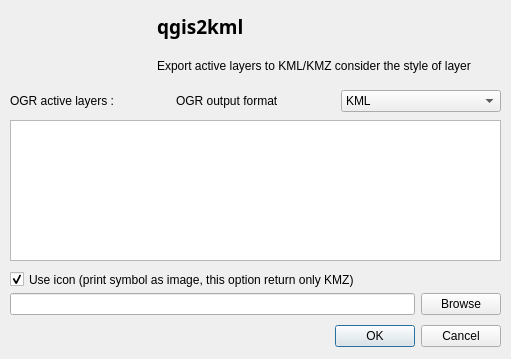
<?xml version="1.0" encoding="UTF-8"?>
<ui version="4.0">
 <class>qgis2kml</class>
 <widget class="QDialog" name="qgis2kml">
  <property name="geometry">
   <rect>
    <x>0</x>
    <y>0</y>
    <width>511</width>
    <height>359</height>
   </rect>
  </property>
  <property name="windowTitle">
   <string>Dialog</string>
  </property>
  <widget class="QDialogButtonBox" name="buttonBox">
   <property name="geometry">
    <rect>
     <x>160</x>
     <y>320</y>
     <width>341</width>
     <height>32</height>
    </rect>
   </property>
   <property name="orientation">
    <enum>Qt::Horizontal</enum>
   </property>
   <property name="standardButtons">
    <set>QDialogButtonBox::Cancel|QDialogButtonBox::Ok</set>
   </property>
  </widget>
  <widget class="QWidget" name="layoutWidget">
   <property name="geometry">
    <rect>
     <x>10</x>
     <y>290</y>
     <width>491</width>
     <height>28</height>
    </rect>
   </property>
   <layout class="QHBoxLayout" name="horizontalLayout_3">
    <item>
     <widget class="QLineEdit" name="kmldirpath"/>
    </item>
    <item>
     <widget class="QPushButton" name="browseButton">
      <property name="text">
       <string>Browse</string>
      </property>
     </widget>
    </item>
   </layout>
  </widget>
  <widget class="QWidget" name="layoutWidget_2">
   <property name="geometry">
    <rect>
     <x>10</x>
     <y>90</y>
     <width>491</width>
     <height>22</height>
    </rect>
   </property>
   <layout class="QHBoxLayout" name="horizontalLayout_10">
    <item>
     <widget class="QLabel" name="label_3">
      <property name="text">
       <string>OGR active layers :</string>
      </property>
     </widget>
    </item>
    <item>
     <widget class="QLabel" name="label_29">
      <property name="layoutDirection">
       <enum>Qt::RightToLeft</enum>
      </property>
      <property name="text">
       <string>OGR output format</string>
      </property>
     </widget>
    </item>
    <item>
     <widget class="QComboBox" name="outputFormCombo">
      <item>
       <property name="text">
        <string>KML</string>
       </property>
      </item>
      <item>
       <property name="text">
        <string>KMZ</string>
       </property>
      </item>
     </widget>
    </item>
   </layout>
  </widget>
  <widget class="QWidget" name="layoutWidget_3">
   <property name="geometry">
    <rect>
     <x>0</x>
     <y>10</y>
     <width>471</width>
     <height>72</height>
    </rect>
   </property>
   <layout class="QHBoxLayout" name="horizontalLayout">
    <item>
     <widget class="QLabel" name="label_2">
      <property name="text">
       <string/>
      </property>
      <property name="pixmap">
       <pixmap resource="resources.qrc">:/plugins/qgis2kml/icon.png</pixmap>
      </property>
      <property name="scaledContents">
       <bool>false</bool>
      </property>
      <property name="alignment">
       <set>Qt::AlignCenter</set>
      </property>
     </widget>
    </item>
    <item>
     <layout class="QVBoxLayout" name="verticalLayout">
      <item>
       <widget class="QLabel" name="label">
        <property name="font">
         <font>
          <family>Trebuchet MS</family>
          <pointsize>14</pointsize>
          <weight>75</weight>
          <bold>true</bold>
         </font>
        </property>
        <property name="frameShape">
         <enum>QFrame::NoFrame</enum>
        </property>
        <property name="text">
         <string>&lt;!DOCTYPE HTML PUBLIC &quot;-//W3C//DTD HTML 4.0//EN&quot; &quot;http://www.w3.org/TR/REC-html40/strict.dtd&quot;&gt;
&lt;html&gt;&lt;head&gt;&lt;meta name=&quot;qrichtext&quot; content=&quot;1&quot; /&gt;&lt;style type=&quot;text/css&quot;&gt;
p, li { white-space: pre-wrap; }
&lt;/style&gt;&lt;/head&gt;&lt;body style=&quot; font-family:'Trebuchet MS'; font-size:14pt; font-weight:600; font-style:normal;&quot;&gt;
&lt;p style=&quot; margin-top:0px; margin-bottom:0px; margin-left:0px; margin-right:0px; -qt-block-indent:0; text-indent:0px;&quot;&gt;qgis2kml&lt;/p&gt;&lt;/body&gt;&lt;/html&gt;</string>
        </property>
       </widget>
      </item>
      <item>
       <widget class="QLabel" name="label_5">
        <property name="frameShape">
         <enum>QFrame::NoFrame</enum>
        </property>
        <property name="text">
         <string>Export active layers to KML/KMZ consider the style of layer</string>
        </property>
       </widget>
      </item>
     </layout>
    </item>
   </layout>
  </widget>
  <widget class="QTableWidget" name="tablelayers">
   <property name="geometry">
    <rect>
     <x>10</x>
     <y>120</y>
     <width>491</width>
     <height>141</height>
    </rect>
   </property>
   <property name="verticalScrollBarPolicy">
    <enum>Qt::ScrollBarAsNeeded</enum>
   </property>
   <property name="horizontalScrollBarPolicy">
    <enum>Qt::ScrollBarAsNeeded</enum>
   </property>
   <property name="verticalScrollMode">
    <enum>QAbstractItemView::ScrollPerItem</enum>
   </property>
   <attribute name="verticalHeaderVisible">
    <bool>false</bool>
   </attribute>
  </widget>
  <widget class="QCheckBox" name="checkBox">
   <property name="geometry">
    <rect>
     <x>10</x>
     <y>270</y>
     <width>501</width>
     <height>19</height>
    </rect>
   </property>
   <property name="text">
    <string>Use icon (print symbol as image, this option return only KMZ)</string>
   </property>
   <property name="checkable">
    <bool>true</bool>
   </property>
   <property name="checked">
    <bool>true</bool>
   </property>
   <property name="autoRepeat">
    <bool>false</bool>
   </property>
  </widget>
 </widget>
 <resources>
  <include location="resources.qrc"/>
 </resources>
 <connections>
  <connection>
   <sender>buttonBox</sender>
   <signal>accepted()</signal>
   <receiver>qgis2kml</receiver>
   <slot>accept()</slot>
   <hints>
    <hint type="sourcelabel">
     <x>248</x>
     <y>254</y>
    </hint>
    <hint type="destinationlabel">
     <x>157</x>
     <y>274</y>
    </hint>
   </hints>
  </connection>
  <connection>
   <sender>buttonBox</sender>
   <signal>rejected()</signal>
   <receiver>qgis2kml</receiver>
   <slot>reject()</slot>
   <hints>
    <hint type="sourcelabel">
     <x>316</x>
     <y>260</y>
    </hint>
    <hint type="destinationlabel">
     <x>286</x>
     <y>274</y>
    </hint>
   </hints>
  </connection>
 </connections>
</ui>
